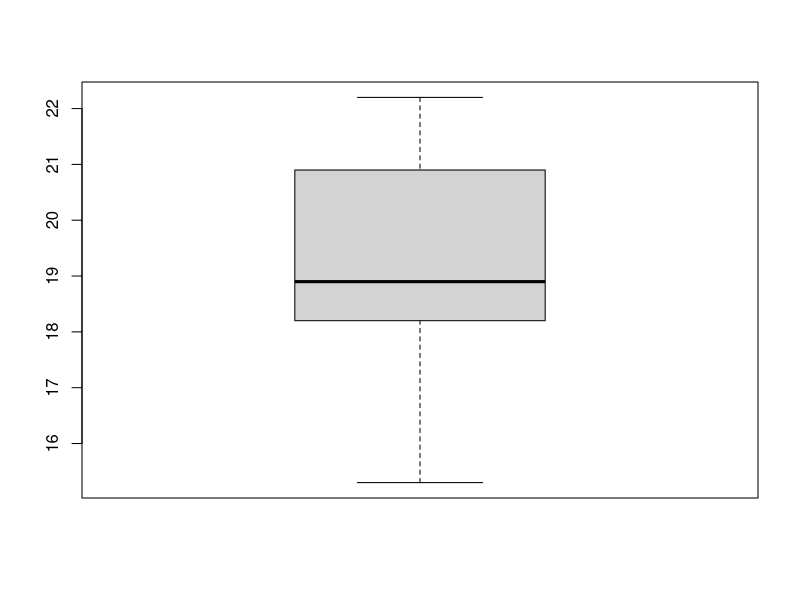
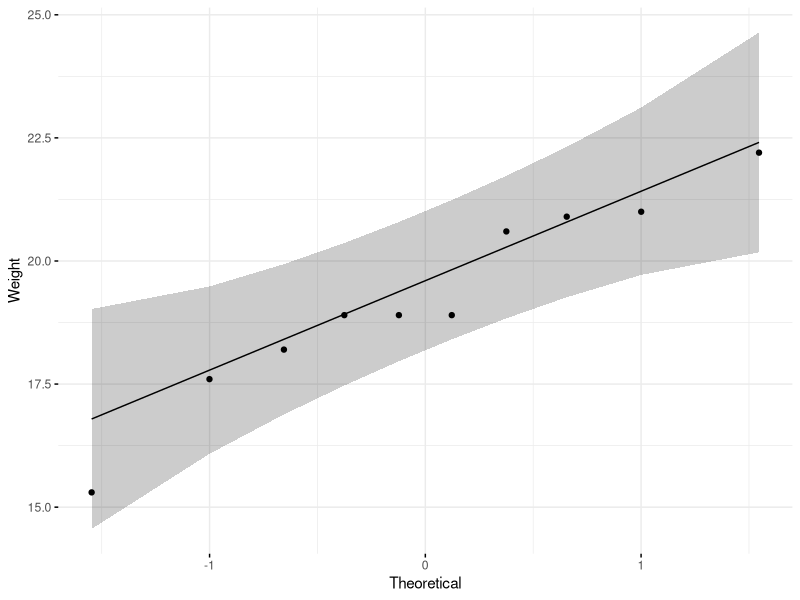

The R source for these figures, in order:

################################# One_Sample_T_test  #################################

# Link: http://www.sthda.com/english/wiki/one-sample-t-test-in-r


# Definition 
# one-sample t-test is used to compare the mean of one sample to a known standard (or theoretical/hypothetical) mean (μ).


# Generally, the theoretical mean comes from:
# 1) a previous experiment. For example, compare whether the mean weight of mice differs from 200 mg, a value determined 
#    in a previous study.
# 2) or from an experiment where you have control and treatment conditions. If you express your data as “percent of control”, 
#    you can test whether the average value of treatment condition differs significantly from 100.


# Note!!!
# One-sample t-test can be used only, when the data are normally distributed . This can be checked using Shapiro-Wilk test .


# Typical research questions are:
# 1) whether the mean (m) of the sample is equal to the theoretical mean (μ)?
# 2) whether the mean (m) of the sample is less than the theoretical mean (μ)?
# 3) whether the mean (m) of the sample is greater than the theoretical mean (μ)?

# In statistics, we can define the corresponding null hypothesis (H0) as follow:
# H0:m=μ
# H0:m≤μ
# H0:m≥μ

# The corresponding alternative hypotheses (Ha) are as follow:
# Ha:m≠μ (different)
# Ha:m>μ (greater)
# Ha:m<μ (less)

# If the p-value is inferior or equal to the significance level 0.05, we can reject the null hypothesis and accept 
# the alternative hypothesis. In other words, we conclude that the sample mean is significantly different from the 
# theoretical mean.


################################# Visualize data and compute one-sample t-test #################################

# install.packages("ggpubr")
# library('ggpubr')


# Here, we’ll use an example data set containing the weight of 10 mice, We want to know, if the average weight of the mice 
# differs from 25g?


# generate data
set.seed(1234)
my_data <- data.frame(name = paste0(rep("M_", 10), 1:10),weight = round(rnorm(10, 20, 2), 1))


# Check your data
head(my_data, 10) # print the first 10 rows
summary(my_data$weight) # Statistical summaries of weight
# Min.: the minimum value
# 1st Qu.: The first quartile. 25% of values are lower than this.
# Median: the median value. Half the values are lower; half are higher.
# 3rd Qu.: the third quartile. 75% of values are higher than this.
# Max.: the maximum value


# Visualize data with box plots
boxplot(my_data$weight)


################################# Preleminary test to check one-sample t-test assumptions #################################

# Is this a large sample? - No, because n < 30.
# Since the sample size is not large enough (less than 30, central limit theorem), we need to check whether the data 
# follow a normal distribution.


# check whether the data follow a normal distribution.
shapiro.test(my_data$weight)
# From the output, the p-value is greater than the significance level 0.05 implying that the distribution of the data 
# are not significantly different from normal distribtion. In other words, we can assume the normality.


# Visual inspection of the data normality using Q-Q plots (quantile-quantile plots). Q-Q plot draws the correlation 
# between a given sample and the normal distribution.
library("ggpubr")
ggqqplot(my_data$weight, ylab = "Weight", ggtheme = theme_minimal())

# From the normality plots, we conclude that the data may come from normal distributions.
# Note that, if the data are not normally distributed, it’s recommended to use the non parametric 
# one-sample Wilcoxon rank test.


################################# Compute one-sample t-test #################################

# One-sample t-test
res <- t.test(my_data$weight, mu = 25)
res 
# t is the t-test statistic value (t = -9.078),
# df is the degrees of freedom (df= 9),
# p-value is the significance level of the t-test (p-value = 7.95310^{-6}).
# conf.int is the confidence interval of the mean at 95% (conf.int = [17.8172, 20.6828]);
# sample estimates is he mean value of the sample (mean = 19.25).


#Access to the values returned by t.test() function
res$p.value # print the p-value
res$estimate # print the mean


# Test whether the mean weight of mice is less than 25g (one-tailed test)
res_2 = t.test(my_data$weight, mu = 25, alternative = "less")
res_2


# Test whether the mean weight of mice is greater than 25g (one-tailed test)
res_3 = t.test(my_data$weight, mu = 25, alternative = "greater")
res_3

